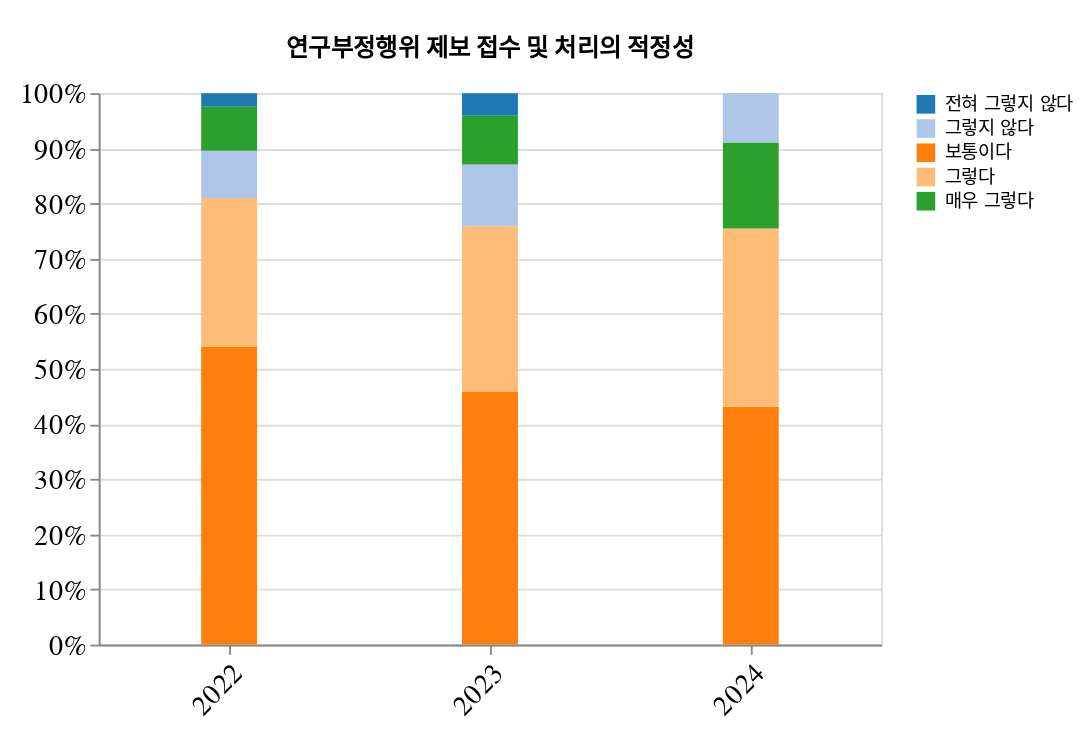

Write notebook code for a chart like this one.
### Code cell
# 
# 라. KIOST에 대한 인식
# 
# 2) KIOST의 연구부정행위 제보 접수 및 처리 절차 인지
title = "연구부정행위 제보 접수 및 처리의 적정성"
Q ="Q28"

# 1) counting
_2022 = pl.DataFrame({
    Q: yesorno_5.keys(),
    "2022": [4, 14, 88, 44, 13],
})

_2023 = pl.DataFrame({
    Q: yesorno_5.keys(),
    "2023": [7, 19, 78, 51, 15],
})

data = get(Q, _2022, _2023, yesorno_5)
draw_graph(data, title, yesorno_5)

### Figure 1 — Vega-Lite specification as saved in the notebook (floating-point values rounded to 4 significant figures)
{"config": {"view": {"continuousWidth": 300, "continuousHeight": 300}, "axis": {"labelFontSize": 15, "titleFontSize": 15, "titlePadding": 100}, "title": {"offset": 10, "subtitlePadding": 100}}, "data": {"name": "data-0c3fc480059f50155ab3999ebfcec2be"}, "mark": {"type": "bar", "size": 30}, "encoding": {"color": {"field": "응답", "scale": {"scheme": "category20"}, "sort": ["전혀 그렇지 않다", "그렇지 않다", "보통이다", "그렇다", "매우 그렇다"], "title": null, "type": "nominal"}, "order": {"field": "Count", "sort": "descending", "type": "quantitative"}, "x": {"axis": {"labelAngle": -45}, "field": "Year", "title": null, "type": "ordinal"}, "y": {"field": "Count", "stack": "normalize", "title": null, "type": "quantitative"}}, "height": 296, "padding": {"top": 20, "bottom": 10, "left": 10, "right": 10}, "title": "연구부정행위 제보 접수 및 처리의 적정성", "width": 420, "$schema": "https://vega.github.io/schema/vega-lite/v5.20.1.json", "datasets": {"data-0c3fc480059f50155ab3999ebfcec2be": [{"응답": "전혀 그렇지 않다", "Year": "2022", "Count": 4}, {"응답": "그렇지 않다", "Year": "2022", "Count": 14}, {"응답": "보통이다", "Year": "2022", "Count": 88}, {"응답": "그렇다", "Year": "2022", "Count": 44}, {"응답": "매우 그렇다", "Year": "2022", "Count": 13}, {"응답": "전혀 그렇지 않다", "Year": "2023", "Count": 7}, {"응답": "그렇지 않다", "Year": "2023", "Count": 19}, {"응답": "보통이다", "Year": "2023", "Count": 78}, {"응답": "그렇다", "Year": "2023", "Count": 51}, {"응답": "매우 그렇다", "Year": "2023", "Count": 15}, {"응답": "전혀 그렇지 않다", "Year": "2024", "Count": 0}, {"응답": "그렇지 않다", "Year": "2024", "Count": 15}, {"응답": "보통이다", "Year": "2024", "Count": 72}, {"응답": "그렇다", "Year": "2024", "Count": 54}, {"응답": "매우 그렇다", "Year": "2024", "Count": 26}]}}
